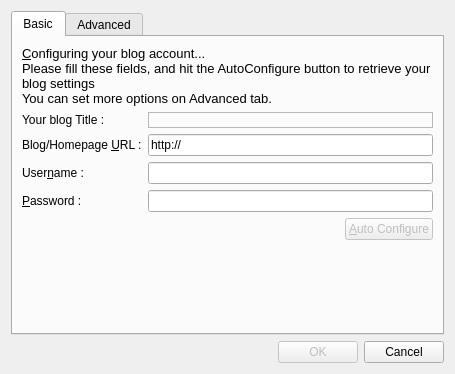
<ui version="4.0" >
 <class>AddEditBlogBase</class>
 <widget class="QDialog" name="AddEditBlogBase" >
  <property name="geometry" >
   <rect>
    <x>0</x>
    <y>0</y>
    <width>455</width>
    <height>374</height>
   </rect>
  </property>
  <property name="windowTitle" >
   <string/>
  </property>
  <layout class="QGridLayout" name="gridLayout" >
   <item row="0" column="0" >
    <widget class="KTabWidget" name="tabs" >
     <property name="currentIndex" >
      <number>0</number>
     </property>
     <widget class="QWidget" name="tabBasic" >
      <attribute name="title" >
       <string>Basic</string>
      </attribute>
      <layout class="QGridLayout" name="gridLayout_2" >
       <item row="0" column="0" colspan="3" >
        <widget class="QLabel" name="label_4" >
         <property name="text" >
          <string>&lt;!DOCTYPE HTML PUBLIC "-//W3C//DTD HTML 4.0//EN" "http://www.w3.org/TR/REC-html40/strict.dtd">
&lt;html>&lt;head>&lt;meta name="qrichtext" content="1" />&lt;style type="text/css">
p, li { white-space: pre-wrap; }
&lt;/style>&lt;/head>&lt;body style=" font-family:'DejaVu Sans'; font-size:10pt; font-weight:400; font-style:normal;">
&lt;table border="0" style="-qt-table-type: root; margin-top:4px; margin-bottom:4px; margin-left:4px; margin-right:4px;">
&lt;tr>
&lt;td style="border: none;">
&lt;p style=" margin-top:0px; margin-bottom:0px; margin-left:0px; margin-right:0px; -qt-block-indent:0; text-indent:0px;">&amp;amp;Configuring your blog account...&lt;/p>
&lt;p style=" margin-top:0px; margin-bottom:0px; margin-left:0px; margin-right:0px; -qt-block-indent:0; text-indent:0px;">Please fill these fields, and hit the AutoConfigure button to retrieve your blog settings&lt;/p>
&lt;p style=" margin-top:0px; margin-bottom:0px; margin-left:0px; margin-right:0px; -qt-block-indent:0; text-indent:0px;">You can set more options on Advanced tab.&lt;/p>&lt;/td>&lt;/tr>&lt;/table>&lt;/body>&lt;/html></string>
         </property>
         <property name="scaledContents" >
          <bool>false</bool>
         </property>
         <property name="wordWrap" >
          <bool>true</bool>
         </property>
         <property name="buddy" >
          <cstring>txtUrl</cstring>
         </property>
        </widget>
       </item>
       <item row="1" column="1" colspan="2" >
        <widget class="QLabel" name="lblTitle" >
         <property name="font" >
          <font>
           <weight>75</weight>
           <bold>true</bold>
          </font>
         </property>
         <property name="styleSheet" >
          <string notr="true" >color: rgb(40, 21, 255);</string>
         </property>
         <property name="frameShape" >
          <enum>QFrame::StyledPanel</enum>
         </property>
         <property name="text" >
          <string/>
         </property>
         <property name="alignment" >
          <set>Qt::AlignCenter</set>
         </property>
        </widget>
       </item>
       <item row="2" column="0" >
        <widget class="QLabel" name="label" >
         <property name="text" >
          <string>Blog/Homepage &amp;URL :</string>
         </property>
         <property name="buddy" >
          <cstring>txtUrl</cstring>
         </property>
        </widget>
       </item>
       <item row="2" column="1" colspan="2" >
        <widget class="KLineEdit" name="txtUrl" >
         <property name="text" >
          <string>http://</string>
         </property>
        </widget>
       </item>
       <item row="3" column="0" >
        <widget class="QLabel" name="label_2" >
         <property name="text" >
          <string>User&amp;name :</string>
         </property>
         <property name="buddy" >
          <cstring>txtUser</cstring>
         </property>
        </widget>
       </item>
       <item row="3" column="1" colspan="2" >
        <widget class="KLineEdit" name="txtUser" />
       </item>
       <item row="4" column="0" >
        <widget class="QLabel" name="label_3" >
         <property name="text" >
          <string>&amp;Password :</string>
         </property>
         <property name="buddy" >
          <cstring>txtPass</cstring>
         </property>
        </widget>
       </item>
       <item row="4" column="1" colspan="2" >
        <widget class="KLineEdit" name="txtPass" >
         <property name="echoMode" >
          <enum>QLineEdit::Normal</enum>
         </property>
        </widget>
       </item>
       <item row="5" column="1" >
        <spacer name="horizontalSpacer_2" >
         <property name="orientation" >
          <enum>Qt::Horizontal</enum>
         </property>
         <property name="sizeHint" stdset="0" >
          <size>
           <width>40</width>
           <height>20</height>
          </size>
         </property>
        </spacer>
       </item>
       <item row="5" column="2" >
        <widget class="KPushButton" name="btnAutoConf" >
         <property name="enabled" >
          <bool>false</bool>
         </property>
         <property name="text" >
          <string>&amp;Auto Configure</string>
         </property>
        </widget>
       </item>
       <item row="6" column="0" colspan="3" >
        <spacer name="verticalSpacer_2" >
         <property name="orientation" >
          <enum>Qt::Vertical</enum>
         </property>
         <property name="sizeHint" stdset="0" >
          <size>
           <width>20</width>
           <height>40</height>
          </size>
         </property>
        </spacer>
       </item>
       <item row="1" column="0" >
        <widget class="QLabel" name="label_9" >
         <property name="text" >
          <string>Your blog Title :</string>
         </property>
        </widget>
       </item>
      </layout>
     </widget>
     <widget class="QWidget" name="tabAdvanced" >
      <attribute name="title" >
       <string>Advanced</string>
      </attribute>
      <layout class="QGridLayout" name="gridLayout_3" >
       <item row="0" column="0" colspan="3" >
        <widget class="QLabel" name="label_5" >
         <property name="text" >
          <string>&amp;Configuring your blog account...</string>
         </property>
         <property name="buddy" >
          <cstring>txtUrl</cstring>
         </property>
        </widget>
       </item>
       <item row="1" column="0" >
        <widget class="QLabel" name="label_6" >
         <property name="text" >
          <string comment="Name of the API which is used to communicate with Blog" >API :</string>
         </property>
        </widget>
       </item>
       <item row="1" column="1" >
        <widget class="KComboBox" name="comboApi" >
         <item>
          <property name="text" >
           <string>Blogger 1.0 API</string>
          </property>
         </item>
         <item>
          <property name="text" >
           <string>MetaWeblog API</string>
          </property>
         </item>
         <item>
          <property name="text" >
           <string>MovableType API</string>
          </property>
         </item>
         <item>
          <property name="text" >
           <string>MT for Wordpress API</string>
          </property>
         </item>
         <item>
          <property name="text" >
           <string>GData</string>
          </property>
         </item>
        </widget>
       </item>
       <item row="1" column="2" >
        <spacer name="horizontalSpacer" >
         <property name="orientation" >
          <enum>Qt::Horizontal</enum>
         </property>
         <property name="sizeHint" stdset="0" >
          <size>
           <width>195</width>
           <height>20</height>
          </size>
         </property>
        </spacer>
       </item>
       <item row="2" column="0" >
        <widget class="QLabel" name="label_7" >
         <property name="text" >
          <string>Blog ID :</string>
         </property>
        </widget>
       </item>
       <item row="2" column="1" >
        <widget class="KLineEdit" name="txtId" />
       </item>
       <item row="2" column="2" >
        <widget class="KPushButton" name="btnFetch" >
         <property name="maximumSize" >
          <size>
           <width>100</width>
           <height>16777215</height>
          </size>
         </property>
         <property name="text" >
          <string comment="verb, fetch the blog id from the web" >Fetch ID</string>
         </property>
        </widget>
       </item>
       <item row="4" column="1" >
        <spacer name="verticalSpacer" >
         <property name="orientation" >
          <enum>Qt::Vertical</enum>
         </property>
         <property name="sizeHint" stdset="0" >
          <size>
           <width>20</width>
           <height>130</height>
          </size>
         </property>
        </spacer>
       </item>
       <item row="3" column="0" >
        <widget class="QLabel" name="label_8" >
         <property name="lineWidth" >
          <number>1</number>
         </property>
         <property name="text" >
          <string comment="Default direction of text in the blog" >Text direction :</string>
         </property>
        </widget>
       </item>
       <item row="3" column="1" >
        <widget class="KComboBox" name="comboDir" >
         <item>
          <property name="text" >
           <string>Left to right</string>
          </property>
         </item>
         <item>
          <property name="text" >
           <string>Right to left</string>
          </property>
         </item>
        </widget>
       </item>
      </layout>
     </widget>
    </widget>
   </item>
   <item row="1" column="0" >
    <layout class="QHBoxLayout" name="horizontalLayout" >
     <item>
      <spacer name="horizontalSpacer_3" >
       <property name="orientation" >
        <enum>Qt::Horizontal</enum>
       </property>
       <property name="sizeHint" stdset="0" >
        <size>
         <width>40</width>
         <height>20</height>
        </size>
       </property>
      </spacer>
     </item>
     <item>
      <widget class="KPushButton" name="btnOk" >
       <property name="enabled" >
        <bool>false</bool>
       </property>
       <property name="text" >
        <string>OK</string>
       </property>
      </widget>
     </item>
     <item>
      <widget class="KPushButton" name="btnCancel" >
       <property name="text" >
        <string>Cancel</string>
       </property>
      </widget>
     </item>
    </layout>
   </item>
  </layout>
 </widget>
 <customwidgets>
  <customwidget>
   <class>KComboBox</class>
   <extends>QComboBox</extends>
   <header>kcombobox.h</header>
  </customwidget>
  <customwidget>
   <class>KLineEdit</class>
   <extends>QLineEdit</extends>
   <header>klineedit.h</header>
  </customwidget>
  <customwidget>
   <class>KPushButton</class>
   <extends>QPushButton</extends>
   <header>kpushbutton.h</header>
  </customwidget>
  <customwidget>
   <class>KTabWidget</class>
   <extends>QTabWidget</extends>
   <header>ktabwidget.h</header>
   <container>1</container>
  </customwidget>
 </customwidgets>
 <tabstops>
  <tabstop>txtUrl</tabstop>
  <tabstop>txtUser</tabstop>
  <tabstop>txtPass</tabstop>
  <tabstop>btnAutoConf</tabstop>
  <tabstop>btnOk</tabstop>
  <tabstop>btnCancel</tabstop>
  <tabstop>tabs</tabstop>
  <tabstop>comboApi</tabstop>
  <tabstop>txtId</tabstop>
  <tabstop>btnFetch</tabstop>
  <tabstop>comboDir</tabstop>
 </tabstops>
 <resources/>
 <connections>
  <connection>
   <sender>btnOk</sender>
   <signal>clicked()</signal>
   <receiver>AddEditBlogBase</receiver>
   <slot>accept()</slot>
   <hints>
    <hint type="sourcelabel" >
     <x>300</x>
     <y>319</y>
    </hint>
    <hint type="destinationlabel" >
     <x>217</x>
     <y>314</y>
    </hint>
   </hints>
  </connection>
  <connection>
   <sender>btnCancel</sender>
   <signal>clicked()</signal>
   <receiver>AddEditBlogBase</receiver>
   <slot>reject()</slot>
   <hints>
    <hint type="sourcelabel" >
     <x>400</x>
     <y>313</y>
    </hint>
    <hint type="destinationlabel" >
     <x>96</x>
     <y>292</y>
    </hint>
   </hints>
  </connection>
 </connections>
</ui>
